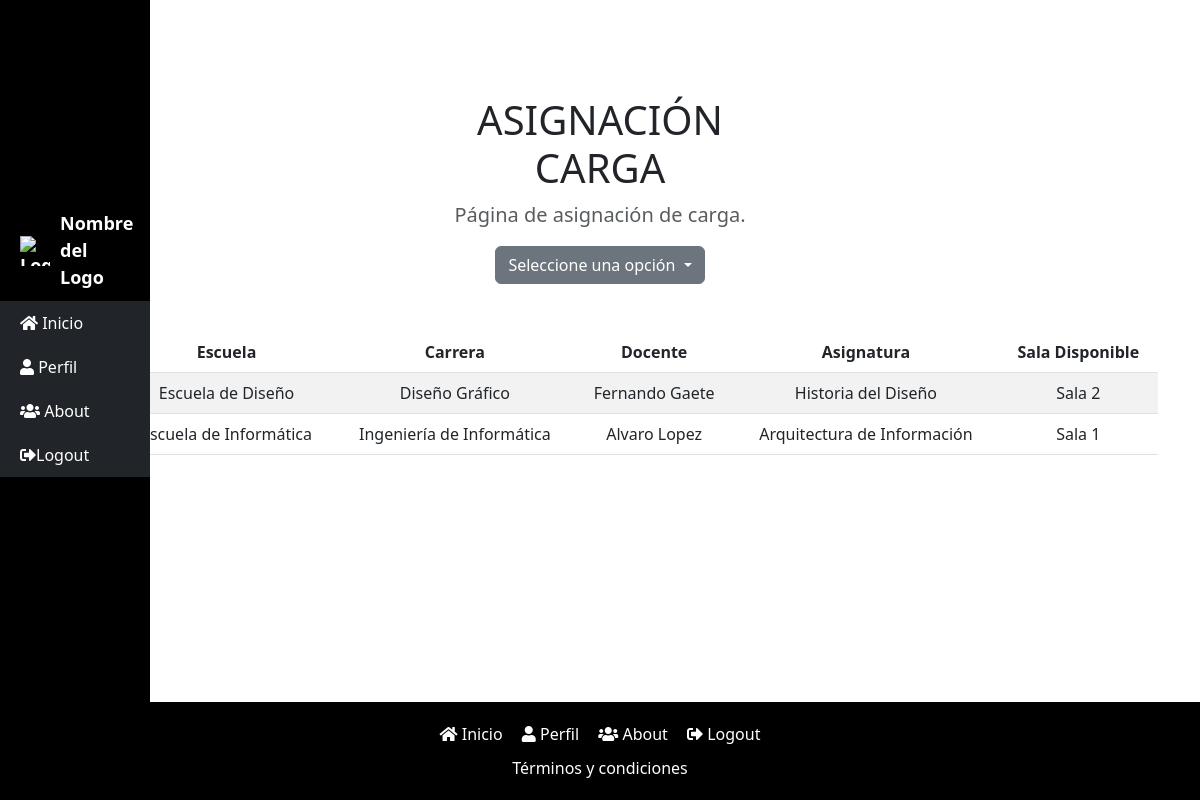
The page / on the database its author committed.
### mi_app/models.py (models this page shows)
class Disponibilidad(models.Model):
    sala = models.ForeignKey(Sala, on_delete=models.CASCADE)
    asignatura = models.ForeignKey(Asignatura, on_delete=models.CASCADE)
    cantidad_disponible = models.PositiveIntegerField()

class Asignatura(models.Model):
    nombre = models.CharField(max_length=100)
    docente = models.ForeignKey(Docente, on_delete=models.CASCADE)

class Docente(models.Model):
    nombre = models.CharField(max_length=100)
    carrera = models.ForeignKey(Carrera, on_delete=models.CASCADE)

class Carrera(models.Model):
    nombre = models.CharField(max_length=100)
    escuela = models.ForeignKey(Escuela, on_delete=models.CASCADE)

class Escuela(models.Model):
    nombre = models.CharField(max_length=100)
    sede = models.ForeignKey(Sede, on_delete=models.CASCADE)

class Sala(models.Model):
    nombre = models.CharField(max_length=100)

### mi_app/views.py (the view)
# urls.py: path('', views.index, name='index'),
def index(request):
    sedes = Sede.objects.all()
    escuelas = Escuela.objects.all()
    carreras = Carrera.objects.all()
    docentes = Docente.objects.all()
    asignaturas = Asignatura.objects.all()
    salas_disponibles = Disponibilidad.objects.all()
    context = {
        'sedes': sedes,
        'escuelas': escuelas,
        'carreras': carreras,
        'docentes': docentes,
        'asignaturas': asignaturas,
        'salas_disponibles': salas_disponibles
    }
    return render(request, 'mi_app/index.html', context)

### mi_app/templates/mi_app/index.html (shortened to what this page needs)
{% load static %}
<!doctype html>
<html lang="en">
<head>
  <link href="https://cdn.jsdelivr.net/npm/bootstrap@5.3.0-alpha3/dist/css/bootstrap.min.css" rel="stylesheet">
  <link rel="stylesheet" href="https://cdnjs.cloudflare.com/ajax/libs/font-awesome/5.15.4/css/all.min.css">
  <link type="text/css" rel="stylesheet" href="{% static 'css/estilo.css' %}">
</head>
<body>
  <div class="navbar-collapse" id="sidebar">
    <div class="logo">
      <img src="ruta-del-logo" alt="Logo">
      <span class="logo-name">Nombre del Logo</span>
    </div>
    <ul class="navbar-nav bg-dark">
      <li class="nav-item">
        <a class="nav-link" href="#"><i class="fas fa-home"></i> Inicio</a>
      </li>
      <li class="nav-item">
        <a class="nav-link" href="#"><i class="fas fa-user"></i> Perfil</a>
      </li>
      <li class="nav-item">
        <a class="nav-link" href="#"><i class="fas fa-users"></i> About</a>
      </li>
      <li class="nav-item">
        <a class="nav-link" href="#"><i class="fas fa-sign-out-alt"></i>Logout</a>
      </li>
    </ul>
  </div>
  <section class="py-5 text-center container">
    <div class="row py-lg-5">
      <div class="col-lg-4 col-md-6 mx-auto">
        <h1 class="fw-light">ASIGNACIÓN CARGA</h1>
        <p class="lead text-body-secondary">Página de asignación de carga.</p>
        <div class="dropdown">
          <button class="btn btn-secondary dropdown-toggle" type="button" id="dropdownMenuButton" data-bs-toggle="dropdown" aria-expanded="false">
            Seleccione una opción
          </button>
        </div>
      </div>
    </div>
    <table class="table table-striped">
      <thead>
        <tr>
          <th>Sede</th>
          <th>Escuela</th>
          <th>Carrera</th>
          <th>Docente</th>
          <th>Asignatura</th>
          <th>Sala Disponible</th>
        </tr>
      </thead>
      <tbody>
        {% for sala_disponible in salas_disponibles %}
          <tr>
            <td>{{ sala_disponible.asignatura.docente.carrera.escuela.sede.nombre }}</td>
            <td>{{ sala_disponible.asignatura.docente.carrera.escuela.nombre }}</td>
            <td>{{ sala_disponible.asignatura.docente.carrera.nombre }}</td>
            <td>{{ sala_disponible.asignatura.docente.nombre }}</td>
            <td>{{ sala_disponible.asignatura.nombre }}</td>
            <td>{{ sala_disponible.sala.nombre }}</td>
          </tr>
        {% endfor %}
      </tbody>
    </table>
  </section>
  <footer class="footer" id="sticky-footer">
    <div class="container">
      <div class="footer-menu">
        <ul class="footer-nav">
          <li class="nav-item">
            <a class="nav-link" href="#"><i class="fas fa-home"></i> Inicio</a>
          </li>
          <li class="nav-item">
            <a class="nav-link" href="#"><i class="fas fa-user"></i> Perfil</a>
          </li>
          <li class="nav-item">
            <a class="nav-link" href="#"><i class="fas fa-users"></i> About</a>
          </li>
          <li class="nav-item">
            <a class="nav-link" href="#"><i class="fas fa-sign-out-alt"></i> Logout</a>
          </li>
        </ul>
      </div>
      <div class="terms">
        <p>Términos y condiciones</p>
      </div>
    </div>
  </footer>
</body>
</html>

### mi_app/static/css/estilo.css (style rules this page uses)
#sidebar { width: 60px; height: 100vh; position: fixed; top: 0; left: 0; z-index: 999; overflow-x: hidden; padding-top: 200px; background-color: #000; transition: width 0.3s ease-in-out; }
#sidebar ul { padding: 0; margin-top: 0; }
#sidebar ul li { list-style-type: none; }
#sidebar ul li a { display: block; color: transparent; padding: 10px 20px; text-decoration: none; transition: background-color 0.3s ease-in-out; }
#sidebar ul li a i { color: #fff; }
#sidebar ul li:last-child a { margin-bottom: 0; }
.logo { display: flex; align-items: center; padding: 10px 20px; color: #fff; font-weight: bold; font-size: 18px; opacity: 0; transition: opacity 0.3s ease-in-out; }
.logo img { width: 30px; height: 30px; margin-right: 10px; }
#sidebar ul li:last-child { margin-top: auto; }
body { display: flex; flex-direction: column; min-height: 100vh; margin: 0; padding: 0; }
.container { flex: 1; }
#sticky-footer { background-color: #000; color: #fff; padding: 20px; }
#sticky-footer .footer-menu { display: flex; justify-content: center; align-items: center; margin-bottom: 10px; }
#sticky-footer .footer-nav { list-style: none; margin: 0; padding: 0; }
#sticky-footer .footer-nav li { display: inline-block; margin-right: 15px; }
#sticky-footer .footer-nav li:last-child { margin-right: 0; }
#sticky-footer .footer-nav a { color: #fff; text-decoration: none; transition: color 0.3s; }
#sticky-footer .terms { text-align: center; }
#sticky-footer .terms p { margin: 0; }

### rows shown on the page
Disponibilidad: asignatura.docente.carrera.escuela.nombre "Escuela de Diseño", asignatura.docente.carrera.nombre "Diseño Gráfico", asignatura.docente.nombre "Fernando Gaete", asignatura.nombre "Historia del Diseño", sala.nombre "Sala 2"
Disponibilidad: asignatura.docente.carrera.escuela.nombre "Escuela de Informática", asignatura.docente.carrera.nombre "Ingeniería de Informática", asignatura.docente.nombre "Alvaro Lopez", asignatura.nombre "Arquitectura de Información", sala.nombre "Sala 1"
